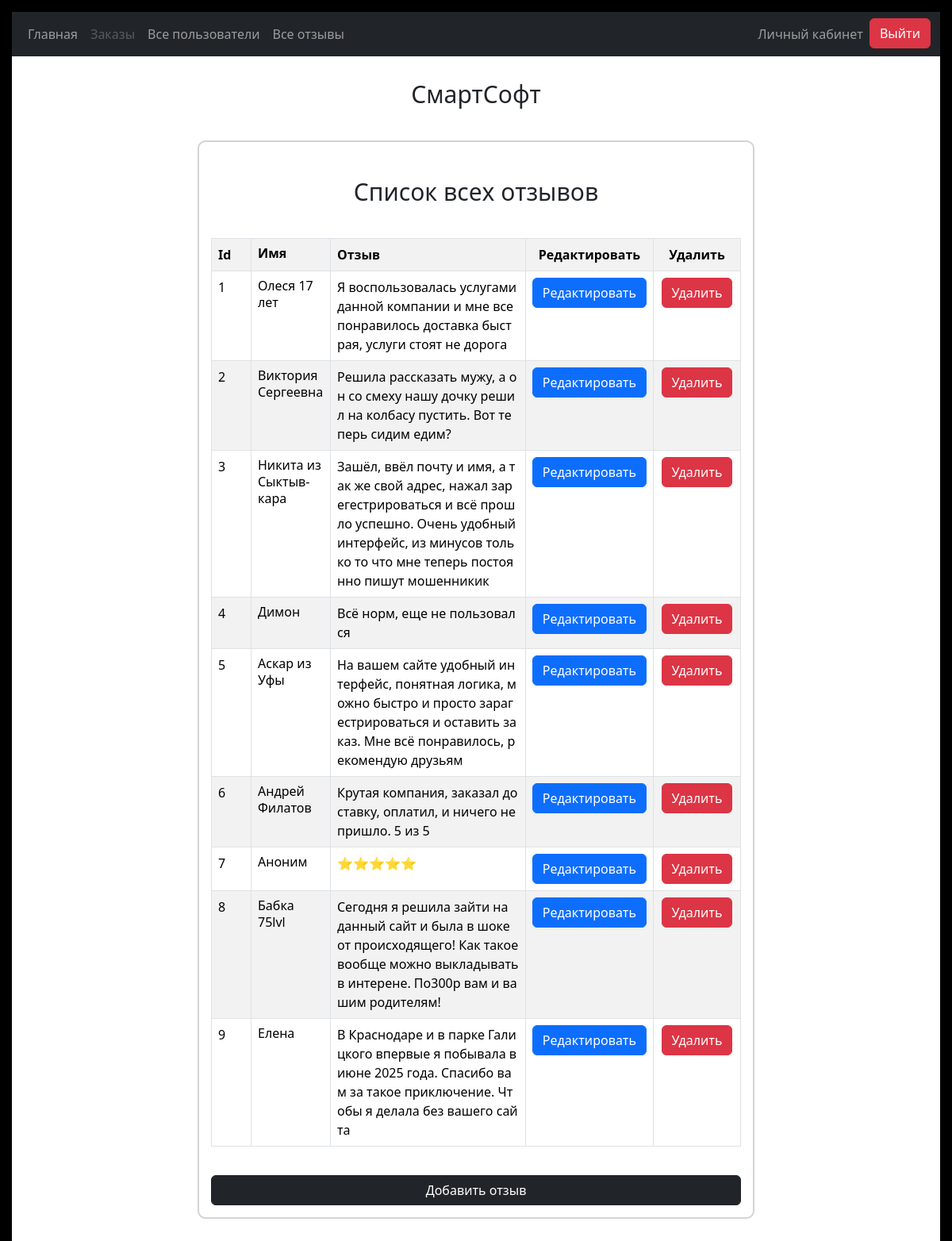
Page /allReviews.php on the committed database.
### tables this page shows
CREATE TABLE `reviews` (
  `id` int(11) NOT NULL AUTO_INCREMENT,
  `user` int(4) DEFAULT NULL,
  `address` varchar(255) DEFAULT NULL,
  `comment` mediumtext,
  PRIMARY KEY (`id`)
);

CREATE TABLE `users` (
  `id` int(11) NOT NULL AUTO_INCREMENT,
  `name` varchar(255) DEFAULT NULL,
  `surname` varchar(255) DEFAULT NULL,
  `email` varchar(255) DEFAULT NULL,
  `message` text,
  PRIMARY KEY (`id`)
);

### Templates/Template.php (called while the page is built, shortened)
<?php
class Template
{
    private $file_name = '';
    function __construct($file_name, $variables)
    {
        $this->file_name = $file_name;
    }
    public function view(): string
    {
        $file_name = $this->getFileName();
        include $file_name;
        return ob_get_clean();
    }
    protected function getFileName(): string
    {
        return $this->file_name;
    }
}

### Controllers/AllReviewsController.php (called while the page is built, shortened)
<?php
include __DIR__ . '/../Models/ReviewModel.php';
class AllReviewsController extends Controller
{
    protected $model;
    public function __construct()
    {
        $this->model = new ReviewModel();
    }
    protected function Layout(): string
    {
        return $this->ReviewsList();
    }
    private function ReviewsList(): string
    {
        $model = $this->model;
        $reviewsList = $model->GetAllReviews();
        $stringifyReviewsList = array();
        for ($i = 0; $i < count($reviewsList); $i++) {
            $stringifyReviewsList[] = $this->ReviewListElement($reviewsList[$i]);
        }
        return $this->Template(__DIR__ . "/../Templates/AllReviews/AllReviewsLayout.php", array("reviews" => $stringifyReviewsList, "reviewForm" => $this->ReviewForm()));
    }
    private function ReviewListElement($review): string
    {
        return $this->Template(__DIR__ . "/../Templates/AllReviews/ReviewListElement.php", $review->ToArray());
    }
    private function ReviewForm(): string
    {
        return $this->Template(__DIR__ . "/../Templates/Index/form_create_review.html");
    }
}

### allReviews.php (called while the page is built, shortened)
<?php
include_once __DIR__ . '/Controllers/AllReviewsController.php';
(new AllReviewsController())->View();

### Models/Model.php (called while the page is built, shortened)
<?php
class Model extends Config
{
    public function __construct()
    {
        $this->connection = self::connectToDataBase($this->server, $this->user, $this->password, $this->db_name, $this->port);
    }
    private static function connectToDataBase($address, $user, $password, $database, $port)
    {
        try {
            $connection = mysqli_init();
            $connection->options(MYSQLI_OPT_INT_AND_FLOAT_NATIVE, true);
            $connection->options(MYSQLI_INIT_COMMAND, "SET NAMES 'utf8'");
            $connection->set_charset("utf8mb4");
            return $connection;
        } catch (Exception $e) {
            return null;
        }
    }
}

### Models/ReviewModel.php (called while the page is built, shortened)
<?php
include __DIR__ . '/Model.php';
class ReviewModel extends Model
{
    public function GetAllReviews()
    {
        $query = "SELECT reviews.id AS id, name, comment FROM smartsoft.reviews JOIN smartsoft.users ON users.id = reviews.user;";
        $stmt = $this->connection->prepare($query);
        $stmt->execute();
        if ($result = $stmt->get_result()) {
            $array = array();
            foreach ($result as $row) {
                $array[] = new Review($row["name"], $row["comment"], $row["id"]);
            }
            return $array;
        } else {
            throw new Exception("Ошибка при получении отзывов: " . $this->connection->error);
        }
    }
}

### Templates/AllReviews/ReviewListElement.php (the view)
<tr>
    <td class="table-id"><?= $id  ?></td>
    <td class="table-name"><?= $name ?></td>
    <td class="table-message"><?= $comment ?></td>
    <td class="table-button-edit text-center">
        <button class="btn btn-primary edit-review"
            data-review-id="<?= $id ?>"
            data-review-name="<?= $name ?>"
            data-review-comment="<?= $comment ?>">
            Редактировать
        </button>
    </td>
    <td class="table-button-delete text-center"><button class="btn btn-danger delete-review" data-review-id="<?= $id ?>">Удалить</button></td>
</tr>

### Templates/AllReviews/AllReviewsLayout.php (shortened to what this page needs)
<div class="form">
    <h2 class="headline">Список всех отзывов</h2>
    <div class="table-responsive">
        <table class="table table-bordered table-striped table-users" id="usersData">
            <colgroup>
                <col class="table-id">
                <col class="table-name">
                <col class="table-message">
                <col class="table-button-edit text-center">
                <col class="table-button-delet text-center">
            </colgroup>
            <tr>
                <th class="table-id">Id</th>
                <th class="table-name">Имя</th>
                <th class="table-message">Отзыв</th>
                <th class="table-button-edit text-center">Редактировать</th>
                <th class="table-button-delet text-center">Удалить</th>
            </tr>
            <?php
            for ($i = 0; $i < count($reviews); $i++) {
                echo $reviews[$i];
            }
            ?>
        </table>
    </div>
    <?= $reviewForm ?>
</div>

### style.css (style rules this page uses)
.outBorder { margin: 0; padding: 0; border: 15px solid black; min-height: 100vh; box-sizing: border-box; }
.form { width: 90%; margin-left: auto; margin-right: auto; margin-bottom: 75px; border: 2px solid lightgray; border-radius: 10px; padding: 15px; box-sizing: border-box; }
@media (min-width: 768px) { .form { width: 60%; } }
.headline { font-size: 30px; text-align: center; margin-left: auto; margin-right: auto; margin-top: 30px; margin-bottom: 40px; }
.align-strech { width: 100%; }
.table-responsive { width: 100%; overflow-x: auto; min-height: 300px; margin-bottom: 20px; }
.table-users { width: 100%; table-layout: auto; border-collapse: collapse; }
.table-id { width: 60px; }
.table-name { width: 120px; min-width: 100px; }
.table-name, .table-surname { word-break: break-word; hyphens: auto; line-height: 1.3; }
.table-message { width: auto; min-width: 150px; max-width: 340px; word-break: break-all; }
@media (max-width: 1200px) { .table-id { width: 50px; } }
@media (max-width: 1200px) { .table-name { width: 100px; } }
@media (max-width: 1200px) { .table-button-edit, .table-button-delete { width: 110px; } }

### rows in the picture
reviews: id "9", comment "В Краснодаре и в парке Галицкого впервые я побывала в июне 2025 года. Спасибо вам за такое приключение. Чтобы я делала без вашего сайта"
users: name "Елена"

### other values in the picture
$this->Header() "Главная Заказы Все пользователи Все отзывы Личный кабинет Выйти СмартСофт"
$id "1"
$name "Олеся 17 лет"
$comment "Я воспользовалась услугами данной компании и мне все понравилось доставка быстрая, услуги стоят не дорога"
$id "2"
$name "Виктория Сергеевна"
$comment "Решила рассказать мужу, а он со смеху нашу дочку решил на колбасу пустить. Вот теперь сидим едим?"
$id "3"
$name "Никита из Сыктывкара"
$comment "Зашёл, ввёл почту и имя, а так же свой адрес, нажал зарегестрироваться и всё прошло успешно. Очень удобный интерфейс, из минусов только то что мне теперь постоянно пишут мошенникик"
$id "4"
$name "Димон"
$comment "Всё норм, еще не пользовался"
$id "5"
$name "Аскар из Уфы"
